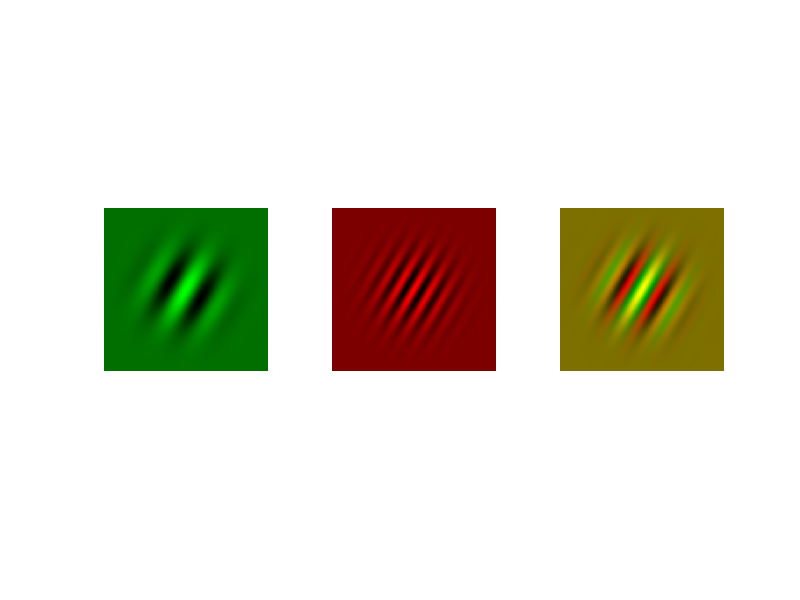
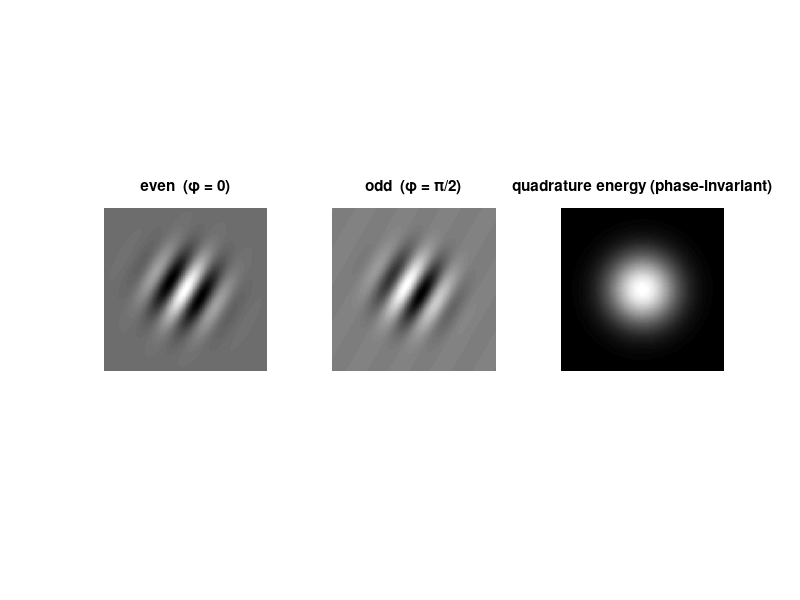

Source code (MATLAB) for these figures, in order:
%% gabor_wavelets.m
%  Gabor wavelets at two spatial frequencies (color-coded), plus an
%  even/odd "quadrature pair" at one frequency.
%
%  A 2D Gabor = a sinusoidal carrier under a Gaussian envelope. It is the
%  standard model of a V1 simple-cell receptive field, tuned to an
%  orientation, a spatial frequency (1/lambda), and a PHASE (phi: 0 = even
%  / cosine, pi/2 = odd / sine). Here a low-frequency Gabor is tinted green
%  and a high-frequency one red; the overlay shows their interference.
%
%  Uses base MATLAB only (no Image Processing Toolbox).

clear; clc; close all;

%% ---- Grid and parameters ----------------------------------------------
N     = 257;
[x,y] = meshgrid(linspace(-1,1,N));
sigma = 0.30;        % Gaussian envelope width
theta = 30;          % orientation (degrees), same for both so we compare frequency
lam1  = 0.45;        % LOW spatial frequency  (long wavelength) -> green
lam2  = 0.18;        % HIGH spatial frequency (short wavelength) -> red

% 2D Gabor: rotate coords, Gaussian envelope * cosine carrier with phase phi.
gabor = @(th,lam,phi) ...
    exp(-(((x*cosd(th)+y*sind(th)).^2) + ((-x*sind(th)+y*cosd(th)).^2))/(2*sigma^2)) ...
    .* cos(2*pi*(x*cosd(th)+y*sind(th))/lam + phi);

nrm = @(g) (g - min(g(:))) / (max(g(:)) - min(g(:)));   % scale to [0,1] for display

%% ---- Two frequencies, color-coded -------------------------------------
g1 = nrm(gabor(theta, lam1, 0));     % low frequency  (even phase)
g2 = nrm(gabor(theta, lam2, 0));     % high frequency (even phase)
z  = zeros(N);

greenImg = cat(3, z,  g1, z);        % low frequency in the GREEN channel
redImg   = cat(3, g2, z,  z);        % high frequency in the RED channel
overlay  = cat(3, g2, g1, z);        % R = high, G = low; overlap -> yellow

figure('Color','k','Name','Gabor wavelets','Position',[100 100 1200 420]);
subplot(1,3,1); image(greenImg); axis image off;
title(sprintf('low frequency  (\\lambda=%.2f)', lam1), 'Color','w');
subplot(1,3,2); image(redImg);   axis image off;
title(sprintf('high frequency (\\lambda=%.2f)', lam2), 'Color','w');
subplot(1,3,3); image(overlay);  axis image off;
title('overlay (interference)', 'Color','w');

%% ---- Even / odd quadrature pair at one frequency ----------------------
% V1 simple cells come in even (cosine) and odd (sine) pairs 90 deg apart in
% phase; a complex cell squares and sums them for a PHASE-INVARIANT response.
ge = gabor(theta, lam1, 0);          % even  (cosine phase)
go = gabor(theta, lam1, pi/2);       % odd   (sine phase)
energy = sqrt(ge.^2 + go.^2);        % quadrature energy = phase-invariant envelope

figure('Color','w','Name','Quadrature pair','Position',[120 120 1100 320]);
subplot(1,3,1); imagesc(ge); axis image off; colormap(gca,gray);
title('even  (\phi = 0)');
subplot(1,3,2); imagesc(go); axis image off; colormap(gca,gray);
title('odd  (\phi = \pi/2)');
subplot(1,3,3); imagesc(energy); axis image off; colormap(gca,gray);
title('quadrature energy (phase-invariant)');

%% ---- Save ---------------------------------------------------------------
imwrite(uint8(255*greenImg), 'gabor_green.png');
imwrite(uint8(255*redImg),   'gabor_red.png');
imwrite(uint8(255*overlay),  'gabor_overlay.png');
fprintf('Saved: gabor_green.png, gabor_red.png, gabor_overlay.png\n');
